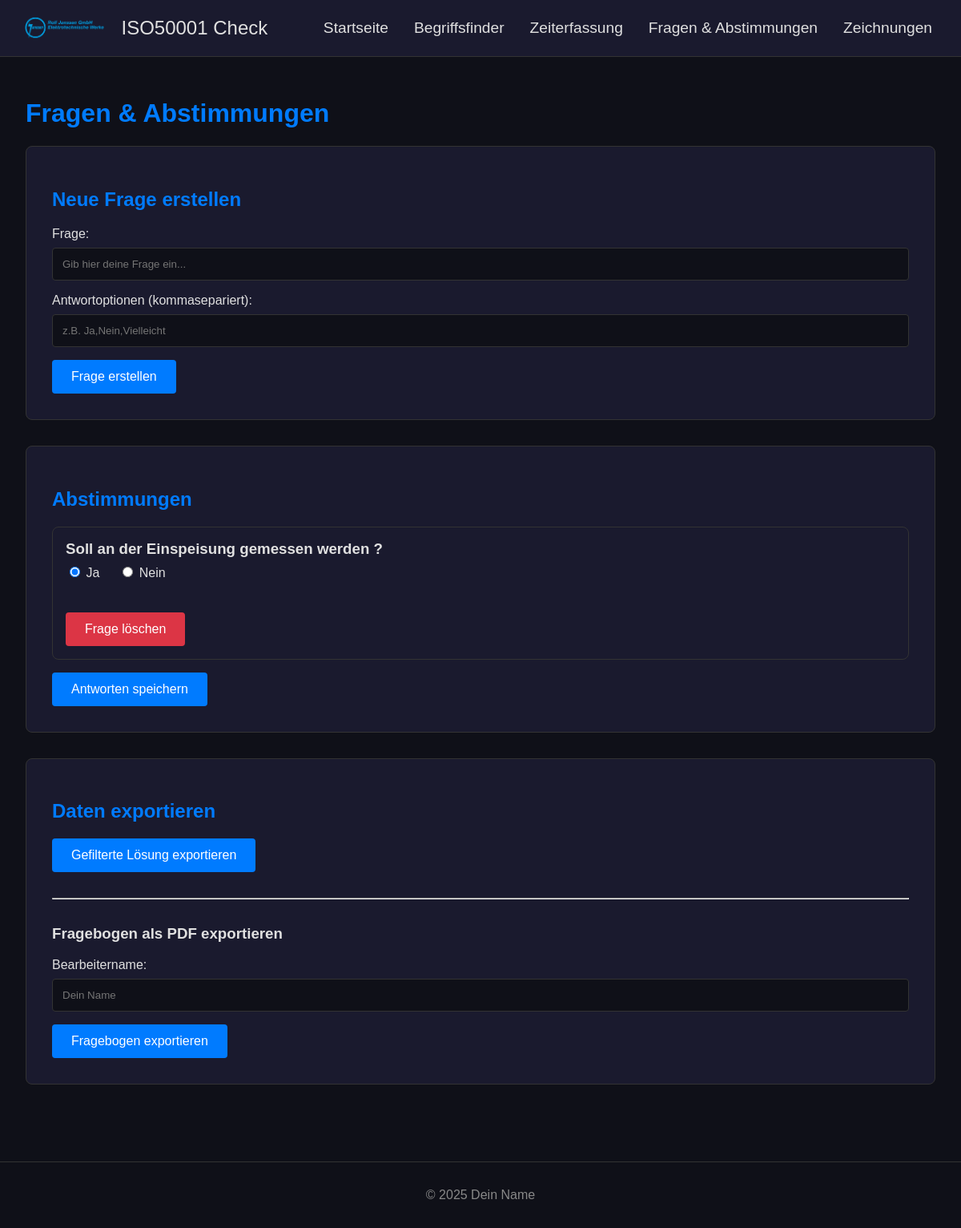
/fragen, run on the app's committed database.
### app.py (models this page shows)
class QuestionAnswer(db.Model):
    id = db.Column(db.Integer, primary_key=True)
    question = db.Column(db.String(500), nullable=False, unique=True)
    options = db.Column(db.String(500), nullable=False)
    answer = db.Column(db.String(50), nullable=True)

### app.py (the view, shortened to what this page needs)
@app.route('/fragen', methods=['GET', 'POST'])
def fragen():
    fragen_db = QuestionAnswer.query.all()
    return render_template('fragen.html', fragen=fragen_db)

### app.py (called while the page is built)
@app.context_processor
def inject_now():
    return {'now': datetime.now(timezone.utc)}

### templates/fragen.html (shortened to what this page needs)
{% extends 'base.html' %}
{% block content %}
    <h1>Fragen & Abstimmungen</h1>
    <div class="form-container">
        <h2>Neue Frage erstellen</h2>
        <form action="{{ url_for('fragen') }}" method="POST">
            <div class="form-group">
                <label for="new_question">Frage:</label>
                <input type="text" id="new_question" name="new_question" placeholder="Gib hier deine Frage ein..." required>
            </div>
            <div class="form-group">
                <label for="options">Antwortoptionen (kommasepariert):</label>
                <input type="text" id="options" name="options" placeholder="z.B. Ja,Nein,Vielleicht" required>
            </div>
            <button type="submit" class="btn">Frage erstellen</button>
        </form>
    </div>
    {% if fragen %}
    <div class="form-container">
        <h2>Abstimmungen</h2>
        <form action="{{ url_for('fragen') }}" method="POST">
            {% for frage in fragen %}
                <div class="question-item">
                    <h3>{{ frage.question }}</h3>
                    <div class="form-group">
                        {% set options = frage.options.split(',') %}
                        {% for option in options %}
                        <label>
                            <input type="radio" name="answer_{{ frage.id }}" value="{{ option.strip() }}" {% if frage.answer == option.strip() %}checked{% endif %} required> {{ option.strip() }}
                        </label>
                        {% endfor %}
                    </div>
                    <button type="submit" formaction="{{ url_for('delete_question', question_id=frage.id) }}" formmethod="POST" class="btn btn-danger">Frage löschen</button>
                </div>
            {% endfor %}
            <button type="submit" class="btn">Antworten speichern</button>
        </form>
    </div>
    <div class="form-container">
        <h2>Daten exportieren</h2>
        <form action="{{ url_for('download_filtered_pdf') }}" method="POST" style="margin-bottom: 2rem;">
            <button type="submit" class="btn">Gefilterte Lösung exportieren</button>
        </form>
        <hr>
        <h3 style="margin-top: 2rem;">Fragebogen als PDF exportieren</h3>
        <form action="{{ url_for('export_questions_pdf') }}" method="POST">
            <div class="form-group">
                <label for="bearbeiter">Bearbeitername:</label>
                <input type="text" id="bearbeiter" name="bearbeiter" placeholder="Dein Name" required>
            </div>
            <button type="submit" class="btn">Fragebogen exportieren</button>
        </form>
    </div>
    {% else %}
    <div class="form-container">
        <p>Noch keine Fragen erstellt.</p>
    </div>
    {% endif %}
{% endblock %}

### static/css/style.css (style rules this page uses)
:root { --primary-bg-color: #0f1018; --secondary-bg-color: #1a1a2e; --primary-text-color: #e0e0e0; --accent-color: #007bff; --accent-hover-color: #0056b3; --border-color: #333; --success-color: #28a745; --error-color: #dc3545; }
body { font-family: Arial, sans-serif; background-color: var(--primary-bg-color); color: var(--primary-text-color); margin: 0; padding-top: 70px; }
h1, h2 { color: var(--accent-color); }
.form-container, .result-container, .table-container, .chart-container { background-color: var(--secondary-bg-color); padding: 2rem; border-radius: 8px; margin-bottom: 2rem; border: 1px solid var(--border-color); }
.form-group { margin-bottom: 1rem; }
.form-group label { display: block; margin-bottom: 0.5rem; }
input[type="text"], input[type="search"], input[type="date"], input[type="time"], textarea, select { width: 100%; padding: 0.75rem; background-color: var(--primary-bg-color); border: 1px solid var(--border-color); color: var(--primary-text-color); border-radius: 4px; box-sizing: border-box; }
.btn { padding: 0.75rem 1.5rem; border: none; border-radius: 4px; background-color: var(--accent-color); color: white; font-size: 1rem; cursor: pointer; transition: background-color 0.2s ease; }
.btn-danger { background-color: var(--error-color); }

### templates/fragen.html (style rules this page uses)
.question-item { border: 1px solid var(--border-color); padding: 1rem; border-radius: 8px; margin-bottom: 1rem; }
.question-item h3 { margin-top: 0; margin-bottom: 0.5rem; color: var(--primary-text-color); }
.question-item .form-group { display: flex; gap: 1.5rem; align-items: center; }
.question-item .btn-danger { margin-top: 1rem; }

### data on the page
QuestionAnswer: question "Soll an der Einspeisung gemessen werden ?", answer "☑ Ja" "☐ Nein", strip "Ja" "Nein"
